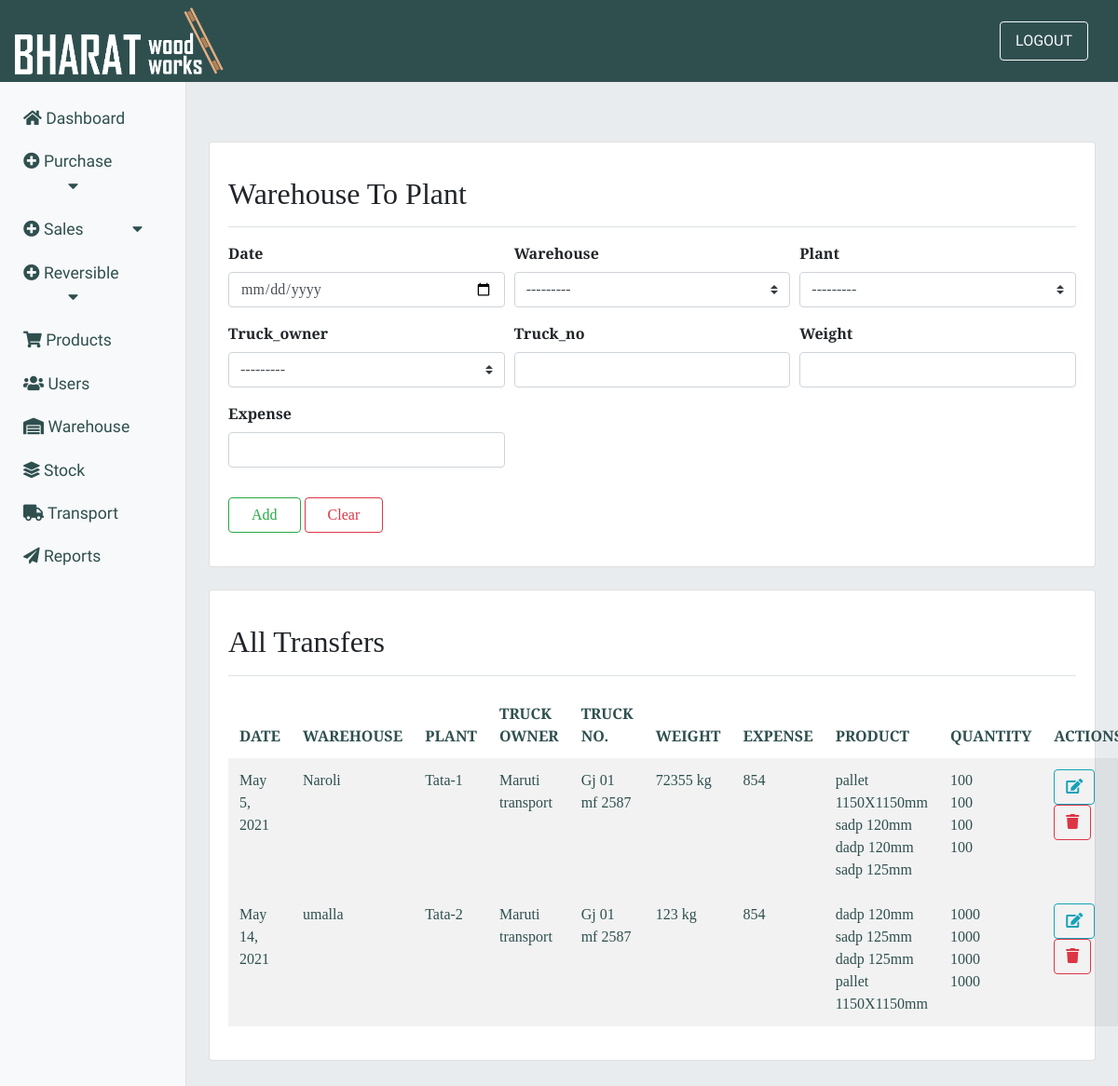
/warehouse_to_plant/ (signed in), run on the app's committed database.
### dispatch/models.py (models this page shows, shortened)
class Warehouse_To_Plant(models.Model):
    date = models.DateField(null=True)
    warehouse = models.ForeignKey(Warehouse, on_delete=models.CASCADE)
    plant = models.ForeignKey(Plant, on_delete=models.CASCADE)
    truck_owner = models.ForeignKey(Transportation,on_delete=models.DO_NOTHING,null=True)
    truck_no = models.CharField(max_length=50, blank=True, null=True)
    weight   = models.CharField(max_length=30,null=True)
    expense = models.IntegerField(null=True)

class Plant(models.Model):
    company = models.ForeignKey(Company, on_delete=models.CASCADE, null=True)
    plant_name = models.CharField(max_length=25)
    area = models.ForeignKey(Area, on_delete=models.CASCADE, null=True)
    def __str__(self):
        return self.plant_name

class Warehouse_To_Plant_Detail(models.Model):
    warehouse_to_plant = models.ForeignKey(Warehouse_To_Plant, on_delete=models.CASCADE)
    product = models.ForeignKey(Product, on_delete=models.DO_NOTHING)
    qty = models.IntegerField(null=False, blank=True)

### purchase/models.py (models this page shows)
class Warehouse(models.Model):
    warehouse_name = models.CharField(max_length=30)
    area = models.ForeignKey(Area,on_delete=models.DO_NOTHING,null=True,blank=False)
    is_active = models.BooleanField(default=True)
    def __str__(self):
        return self.warehouse_name

class Transportation(models.Model):
    co_name = models.CharField(max_length=30,null=True)
    mobile     = models.CharField(max_length=13,blank=True)
    address     = models.TextField(max_length=120,null=True,blank=False)
    area = models.ForeignKey(Area,on_delete=models.DO_NOTHING,null=True,blank=False)
    is_active       = models.BooleanField(default=True)
    def __str__(self):
        return self.co_name

class Product(models.Model):
    product_name = models.CharField(max_length=40)
    size     = models.CharField(max_length=30)
    unit     = models.CharField(max_length=30,null=True)
    holes    = models.CharField(max_length=20,default=" ")
    hole_size= models.CharField(max_length=20,default=" ")
    is_active = models.BooleanField(default=True)
    def __str__(self):
        return self.product_name+' '+ self.size + self.unit+' '+self.holes

### dispatch/views.py (the view, shortened to what this page needs)
# urls.py: path('warehouse_to_plant/',views.warehouse_to_plant,name='warehouse_to_plant'),
def warehouse_to_plant(request):
    wtp = Warehouse_To_Plant_Form()
    wtps = Warehouse_To_Plant.objects.all()
    wtpd = Warehouse_To_Plant_Detail.objects.all()
    shw = SupervisorHasWarehouse()
    shc = SupervisorHasCompany()
    prod = Product.objects.filter(product_name='pvc')
    plt = Plant()
    if request.user.role == 'Supervisor':
        acc = Supervisor.objects.get(account=request.user)
        shw = SupervisorHasWarehouse.objects.filter(supervisor=acc.id)
        shc = SupervisorHasCompany.objects.filter(supervisor=acc.id)
        plt = Plant.objects.all()
    context = {'wtps': wtps, 'wtp': wtp, 'wtpd': wtpd,
               'shw': shw, 'shc': shc, 'plt': plt, 'prod': prod}
    return render(request, 'dispatch/warehouse_to_plant.html', context)

### dispatch/forms.py
class Warehouse_To_Plant_Form(forms.ModelForm):
    date = forms.CharField(widget = forms.DateInput(attrs= {'class':'form-control','type':'date'}))
    warehouse = forms.ModelChoiceField(queryset=warehouses,widget=forms.Select(attrs=d))
    plant = forms.ModelChoiceField(queryset=plants,widget=forms.Select(attrs=d))
    truck_owner = forms.ModelChoiceField(queryset=truck_owners,widget=forms.Select(attrs={'class':'custom-select'}))
    truck_no = forms.CharField(widget = forms.TextInput(attrs= {'class':'form-control','type':'text'}))
    weight = forms.CharField(widget = forms.TextInput(attrs= {'class':'form-control','type':'text'}))
    expense = forms.CharField(widget = forms.TextInput(attrs= {'class':'form-control','type':'text'}))
    class Meta():
        model = Warehouse_To_Plant
        fields = ('date','warehouse','plant','truck_owner','truck_no','weight','expense')

### dispatch/templates/dispatch/warehouse_to_plant.html (shortened to what this page needs)
{% extends 'inventory/main.html' %}
{% load static %}
{% block content %}
<div class="card mb-4">
    <div class="card-body">
        <div
            class="d-flex justify-content-between flex-wrap flex-md-nowrap align-items-center pt-3 pb-2 mb-3 border-bottom">
            <h1 class="h2">Warehouse To Plant</h1>
        </div>
        <form method="POST">
            <div class="form-row">
                <div class="col-sm-4 mb-3">
                    <label class="font-weight-bold">Date</label>
                    {{ wtp.date }}
                </div>
                <div class="col-sm-4 mb-3">
                    <label class="font-weight-bold">Warehouse</label>
                    {% if user.role == "admin" %}
                        {{ wtp.warehouse  }}
                    {% endif %}
                </div>
                <div class="col-sm-4 mb-3">
                    <label class="font-weight-bold">Plant</label>
                    {% if user.role == "admin" %}
                        {{ wtp.plant  }}
                    {% endif %}
                </div>
                <div class="col-sm-4 mb-3">
                    <label class="font-weight-bold">Truck_owner</label>
                    {{ wtp.truck_owner }}
                </div>
                <div class="col-sm-4 mb-3">
                    <label class="font-weight-bold">Truck_no</label>
                    {{ wtp.truck_no }}
                </div>
                <div class="col-sm-4 mb-3">
                    <label class="font-weight-bold">Weight</label>
                    {{ wtp.weight }}
                </div>
                <div class="col-sm-4 mb-3">
                    <label class="font-weight-bold">Expense</label>
                    {{ wtp.expense }}
                </div>
            </div>
            <button class="btn btn-outline-success mb-3 px-4" type="submit">Add</button>
            <button class="btn btn-outline-danger mb-3 px-4" type="reset">Clear</button>
        </form>
    </div>
</div>
<div class="card mb-4">
    <div class="card-body">
        <div
            class="d-flex justify-content-between flex-wrap flex-md-nowrap align-items-center pt-3 pb-2 mb-3 border-bottom">
            <h1 class="h2">All Transfers</h1>
        </div>
        <table class="table table-striped table-borderless">
            <thead>
                <tr>
                    <th>DATE</th>
                    <th>WAREHOUSE</th>
                    <th>PLANT</th>
                    <th>TRUCK OWNER</th>
                    <th>TRUCK NO.</th>
                    <th>WEIGHT</th>
                    <th>EXPENSE</th>
                    <th>PRODUCT</th>
                    <th>QUANTITY</th>
                    <th>ACTIONS</th>
                </tr>
            </thead>
            <tbody>
                {% for purchase in wtps %}
                <tr>
                        {% if user.role == "Supervisor" %}
                                {% for ware in shw %}
                                        {% if purchase.warehouse == ware.warehouse %}
                                        <td>{{ purchase.date }}</td>
                                        <td>{{ purchase.warehouse }}</td>
                                        <td>{{ purchase.plant }}</td>
                                        <td>{{ purchase.truck_owner }}</td>
                                        <td>{{ purchase.truck_no }}</td>
                                        <td> {{ purchase.weight }}</td>
                                        <td> {{ purchase.expense }}</td>
                                        <td>{% for prod in wtpd %}
                                            {% if prod.warehouse_to_plant == purchase %}
                                            {{ prod.product }}<br>
                                            {% endif %}
                                            {% endfor %}</td>
                                        <td>{% for prod in wtpd %}
                                            {% if prod.warehouse_to_plant == purchase %}
                                            {{ prod.qty }}<br>
                                            {% endif %}
                                            {% endfor %}</td>
                                        <td>
                                            <a href="{% url 'Update_warehouse_to_plant' purchase.id  %}" class="btn btn-outline-info" >
                                                <i class="fas fa-edit"></i>
                                            </a>
                                            <button type="button" class="btn btn-outline-danger" data-toggle="modal"
                                                data-target="#deleteModal{{ purchase.id }}">
                                                <i class="fas fa-trash"></i>
                                            </button>
                                        </td>
                                        {% endif %}
                </tr>
                                {% endfor %}
                        {% elif user.role == "admin" %}
                                            <td>{{ purchase.date }}</td>
                                            <td>{{ purchase.warehouse }}</td>
                                            <td>{{ purchase.plant }}</td>
                                            <td>{{ purchase.truck_owner }}</td>
                                            <td>{{ purchase.truck_no }}</td>
                                            <td> {{ purchase.weight }}</td>
                                            <td> {{ purchase.expense }}</td>
                                            <td>{% for prod in wtpd %}
                                                {% if prod.warehouse_to_plant == purchase %}
                                                {{ prod.product }}<br>
                                                {% endif %}
                                                {% endfor %}</td>
                                            <td>{% for prod in wtpd %}
                                                {% if prod.warehouse_to_plant == purchase %}
                                                {{ prod.qty }}<br>
                                                {% endif %}
                                                {% endfor %}</td>
                                            <td>
                                                <a href="{% url 'Update_warehouse_to_plant' purchase.id  %}" class="btn btn-outline-info" >
                                                    <i class="fas fa-edit"></i>
                                                </a>
                                                <button type="button" class="btn btn-outline-danger" data-toggle="modal"
                                                    data-target="#deleteModal{{ purchase.id }}">
                                                    <i class="fas fa-trash"></i>
                                                </button>
                                            </td>
                                        </tr>
                            {% endif %}
                </tbody>
            {% endfor %}
        </table>
    </div>
</div>
{% endblock %}

### static/css/dashboard.css (style rules this page uses)
:root { --Sniglet-font: "Sniglet", cursive; --Rubik: "Rubik", cursive; --Patua: "Patua One", cursive; --Lobster: "lobster", cursive; --Merriweather: "Merriweather Sans", cursive; --light-black: #2e2c2caf; --bggradient: linear-gradient(to bottom, #ff5733, #ffffff); --light-gray: rgba(255, 255, 255, 0.877); }
tr, td { color: darkslategrey; }

### data on the page
Warehouse_To_Plant: date "May 5, 2021", warehouse "Naroli", plant "Tata-1", truck_owner "Maruti transport", truck_no "Gj 01 mf 2587", weight "72355 kg", expense "854"
Warehouse_To_Plant_Detail: product "pallet 1150X1150mm", qty "100"
Warehouse_To_Plant_Detail: product "sadp 120mm", qty "100"
Warehouse_To_Plant_Detail: product "dadp 120mm", qty "100"
Warehouse_To_Plant_Detail: product "sadp 125mm", qty "100"
Warehouse_To_Plant: date "May 14, 2021", warehouse "umalla", plant "Tata-2", truck_owner "Maruti transport", truck_no "Gj 01 mf 2587", weight "123 kg", expense "854"
Warehouse_To_Plant_Detail: product "dadp 120mm", qty "1000"
Warehouse_To_Plant_Detail: product "sadp 125mm", qty "1000"
Warehouse_To_Plant_Detail: product "dadp 125mm", qty "1000"
Warehouse_To_Plant_Detail: product "pallet 1150X1150mm", qty "1000"
